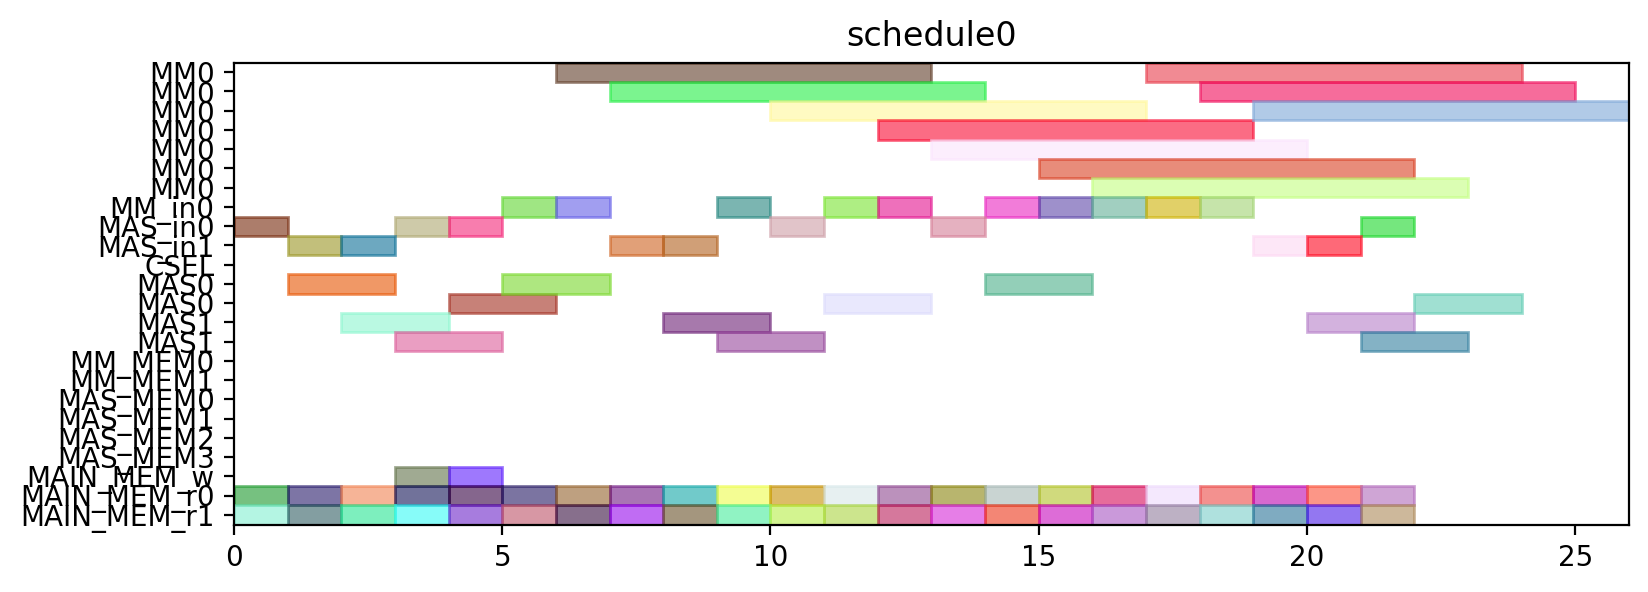

The Python source for this figure:
from pyschedule import Scenario, solvers, plotters, alt


def solve():
	horizon = 120
	S = Scenario("schedule0", horizon=horizon)

	# resource
	MM = S.Resources('MM', num=1, size=7)
	MM_in = S.Resources('MM_in', num=1)
	MAS_in = S.Resources('MAS_in', num=2)
	CSEL = S.Resource('CSEL')
	MAS = S.Resources('MAS', num=2, size=2, periods=range(1, horizon))
	MM_MEM = S.Resources('MM_MEM', num=2)
	MAS_MEM = S.Resources('MAS_MEM', num=4)
	MAIN_MEM_w = S.Resource('MAIN_MEM_w', size=1)
	MAIN_MEM_r = S.Resources('MAIN_MEM_r', num=2)

	# result of previous scheduling

	# new tasks
	c10_t0 = S.Task('c10_t0', length=7, delay_cost=1)
	c10_t0 += alt(MM)
	c10_t0_in = S.Task('c10_t0_in', length=1, delay_cost=1)
	c10_t0_in += alt(MM_in)
	S += c10_t0_in*MM_in[0]<=c10_t0*MM[0]
	c10_t0_mem0 = S.Task('c10_t0_mem0', length=1, delay_cost=1)
	c10_t0_mem0 += MAIN_MEM_r[0]
	S += c10_t0_mem0 <= c10_t0

	c10_t0_mem1 = S.Task('c10_t0_mem1', length=1, delay_cost=1)
	c10_t0_mem1 += MAIN_MEM_r[1]
	S += c10_t0_mem1 <= c10_t0

	c10_t1 = S.Task('c10_t1', length=7, delay_cost=1)
	c10_t1 += alt(MM)
	c10_t1_in = S.Task('c10_t1_in', length=1, delay_cost=1)
	c10_t1_in += alt(MM_in)
	S += c10_t1_in*MM_in[0]<=c10_t1*MM[0]
	c10_t1_mem0 = S.Task('c10_t1_mem0', length=1, delay_cost=1)
	c10_t1_mem0 += MAIN_MEM_r[0]
	S += c10_t1_mem0 <= c10_t1

	c10_t1_mem1 = S.Task('c10_t1_mem1', length=1, delay_cost=1)
	c10_t1_mem1 += MAIN_MEM_r[1]
	S += c10_t1_mem1 <= c10_t1

	c10_t2 = S.Task('c10_t2', length=2, delay_cost=1)
	c10_t2 += alt(MAS)
	c10_t2_in = S.Task('c10_t2_in', length=1, delay_cost=1)
	c10_t2_in += alt(MAS_in)
	S += c10_t2_in*MAS_in[0]<=c10_t2*MAS[0]

	S += c10_t2_in*MAS_in[1]<=c10_t2*MAS[1]

	c10_t2_mem0 = S.Task('c10_t2_mem0', length=1, delay_cost=1)
	c10_t2_mem0 += MAIN_MEM_r[0]
	S += c10_t2_mem0 <= c10_t2

	c10_t2_mem1 = S.Task('c10_t2_mem1', length=1, delay_cost=1)
	c10_t2_mem1 += MAIN_MEM_r[1]
	S += c10_t2_mem1 <= c10_t2

	c10_t3 = S.Task('c10_t3', length=2, delay_cost=1)
	c10_t3 += alt(MAS)
	c10_t3_in = S.Task('c10_t3_in', length=1, delay_cost=1)
	c10_t3_in += alt(MAS_in)
	S += c10_t3_in*MAS_in[0]<=c10_t3*MAS[0]

	S += c10_t3_in*MAS_in[1]<=c10_t3*MAS[1]

	c10_t3_mem0 = S.Task('c10_t3_mem0', length=1, delay_cost=1)
	c10_t3_mem0 += MAIN_MEM_r[0]
	S += c10_t3_mem0 <= c10_t3

	c10_t3_mem1 = S.Task('c10_t3_mem1', length=1, delay_cost=1)
	c10_t3_mem1 += MAIN_MEM_r[1]
	S += c10_t3_mem1 <= c10_t3

	c20_t0 = S.Task('c20_t0', length=7, delay_cost=1)
	c20_t0 += alt(MM)
	c20_t0_in = S.Task('c20_t0_in', length=1, delay_cost=1)
	c20_t0_in += alt(MM_in)
	S += c20_t0_in*MM_in[0]<=c20_t0*MM[0]
	c20_t0_mem0 = S.Task('c20_t0_mem0', length=1, delay_cost=1)
	c20_t0_mem0 += MAIN_MEM_r[0]
	S += c20_t0_mem0 <= c20_t0

	c20_t0_mem1 = S.Task('c20_t0_mem1', length=1, delay_cost=1)
	c20_t0_mem1 += MAIN_MEM_r[1]
	S += c20_t0_mem1 <= c20_t0

	c20_t1 = S.Task('c20_t1', length=7, delay_cost=1)
	c20_t1 += alt(MM)
	c20_t1_in = S.Task('c20_t1_in', length=1, delay_cost=1)
	c20_t1_in += alt(MM_in)
	S += c20_t1_in*MM_in[0]<=c20_t1*MM[0]
	c20_t1_mem0 = S.Task('c20_t1_mem0', length=1, delay_cost=1)
	c20_t1_mem0 += MAIN_MEM_r[0]
	S += c20_t1_mem0 <= c20_t1

	c20_t1_mem1 = S.Task('c20_t1_mem1', length=1, delay_cost=1)
	c20_t1_mem1 += MAIN_MEM_r[1]
	S += c20_t1_mem1 <= c20_t1

	c20_t2 = S.Task('c20_t2', length=2, delay_cost=1)
	c20_t2 += alt(MAS)
	c20_t2_in = S.Task('c20_t2_in', length=1, delay_cost=1)
	c20_t2_in += alt(MAS_in)
	S += c20_t2_in*MAS_in[0]<=c20_t2*MAS[0]

	S += c20_t2_in*MAS_in[1]<=c20_t2*MAS[1]

	c20_t2_mem0 = S.Task('c20_t2_mem0', length=1, delay_cost=1)
	c20_t2_mem0 += MAIN_MEM_r[0]
	S += c20_t2_mem0 <= c20_t2

	c20_t2_mem1 = S.Task('c20_t2_mem1', length=1, delay_cost=1)
	c20_t2_mem1 += MAIN_MEM_r[1]
	S += c20_t2_mem1 <= c20_t2

	c20_t3 = S.Task('c20_t3', length=2, delay_cost=1)
	c20_t3 += alt(MAS)
	c20_t3_in = S.Task('c20_t3_in', length=1, delay_cost=1)
	c20_t3_in += alt(MAS_in)
	S += c20_t3_in*MAS_in[0]<=c20_t3*MAS[0]

	S += c20_t3_in*MAS_in[1]<=c20_t3*MAS[1]

	c20_t3_mem0 = S.Task('c20_t3_mem0', length=1, delay_cost=1)
	c20_t3_mem0 += MAIN_MEM_r[0]
	S += c20_t3_mem0 <= c20_t3

	c20_t3_mem1 = S.Task('c20_t3_mem1', length=1, delay_cost=1)
	c20_t3_mem1 += MAIN_MEM_r[1]
	S += c20_t3_mem1 <= c20_t3

	c01_t0 = S.Task('c01_t0', length=7, delay_cost=1)
	c01_t0 += alt(MM)
	c01_t0_in = S.Task('c01_t0_in', length=1, delay_cost=1)
	c01_t0_in += alt(MM_in)
	S += c01_t0_in*MM_in[0]<=c01_t0*MM[0]
	c01_t0_mem0 = S.Task('c01_t0_mem0', length=1, delay_cost=1)
	c01_t0_mem0 += MAIN_MEM_r[0]
	S += c01_t0_mem0 <= c01_t0

	c01_t0_mem1 = S.Task('c01_t0_mem1', length=1, delay_cost=1)
	c01_t0_mem1 += MAIN_MEM_r[1]
	S += c01_t0_mem1 <= c01_t0

	c01_t1 = S.Task('c01_t1', length=7, delay_cost=1)
	c01_t1 += alt(MM)
	c01_t1_in = S.Task('c01_t1_in', length=1, delay_cost=1)
	c01_t1_in += alt(MM_in)
	S += c01_t1_in*MM_in[0]<=c01_t1*MM[0]
	c01_t1_mem0 = S.Task('c01_t1_mem0', length=1, delay_cost=1)
	c01_t1_mem0 += MAIN_MEM_r[0]
	S += c01_t1_mem0 <= c01_t1

	c01_t1_mem1 = S.Task('c01_t1_mem1', length=1, delay_cost=1)
	c01_t1_mem1 += MAIN_MEM_r[1]
	S += c01_t1_mem1 <= c01_t1

	c01_t2 = S.Task('c01_t2', length=2, delay_cost=1)
	c01_t2 += alt(MAS)
	c01_t2_in = S.Task('c01_t2_in', length=1, delay_cost=1)
	c01_t2_in += alt(MAS_in)
	S += c01_t2_in*MAS_in[0]<=c01_t2*MAS[0]

	S += c01_t2_in*MAS_in[1]<=c01_t2*MAS[1]

	c01_t2_mem0 = S.Task('c01_t2_mem0', length=1, delay_cost=1)
	c01_t2_mem0 += MAIN_MEM_r[0]
	S += c01_t2_mem0 <= c01_t2

	c01_t2_mem1 = S.Task('c01_t2_mem1', length=1, delay_cost=1)
	c01_t2_mem1 += MAIN_MEM_r[1]
	S += c01_t2_mem1 <= c01_t2

	c01_t3 = S.Task('c01_t3', length=2, delay_cost=1)
	c01_t3 += alt(MAS)
	c01_t3_in = S.Task('c01_t3_in', length=1, delay_cost=1)
	c01_t3_in += alt(MAS_in)
	S += c01_t3_in*MAS_in[0]<=c01_t3*MAS[0]

	S += c01_t3_in*MAS_in[1]<=c01_t3*MAS[1]

	c01_t3_mem0 = S.Task('c01_t3_mem0', length=1, delay_cost=1)
	c01_t3_mem0 += MAIN_MEM_r[0]
	S += c01_t3_mem0 <= c01_t3

	c01_t3_mem1 = S.Task('c01_t3_mem1', length=1, delay_cost=1)
	c01_t3_mem1 += MAIN_MEM_r[1]
	S += c01_t3_mem1 <= c01_t3

	c11_t0 = S.Task('c11_t0', length=7, delay_cost=1)
	c11_t0 += alt(MM)
	c11_t0_in = S.Task('c11_t0_in', length=1, delay_cost=1)
	c11_t0_in += alt(MM_in)
	S += c11_t0_in*MM_in[0]<=c11_t0*MM[0]
	c11_t0_mem0 = S.Task('c11_t0_mem0', length=1, delay_cost=1)
	c11_t0_mem0 += MAIN_MEM_r[0]
	S += c11_t0_mem0 <= c11_t0

	c11_t0_mem1 = S.Task('c11_t0_mem1', length=1, delay_cost=1)
	c11_t0_mem1 += MAIN_MEM_r[1]
	S += c11_t0_mem1 <= c11_t0

	c11_t1 = S.Task('c11_t1', length=7, delay_cost=1)
	c11_t1 += alt(MM)
	c11_t1_in = S.Task('c11_t1_in', length=1, delay_cost=1)
	c11_t1_in += alt(MM_in)
	S += c11_t1_in*MM_in[0]<=c11_t1*MM[0]
	c11_t1_mem0 = S.Task('c11_t1_mem0', length=1, delay_cost=1)
	c11_t1_mem0 += MAIN_MEM_r[0]
	S += c11_t1_mem0 <= c11_t1

	c11_t1_mem1 = S.Task('c11_t1_mem1', length=1, delay_cost=1)
	c11_t1_mem1 += MAIN_MEM_r[1]
	S += c11_t1_mem1 <= c11_t1

	c11_t2 = S.Task('c11_t2', length=2, delay_cost=1)
	c11_t2 += alt(MAS)
	c11_t2_in = S.Task('c11_t2_in', length=1, delay_cost=1)
	c11_t2_in += alt(MAS_in)
	S += c11_t2_in*MAS_in[0]<=c11_t2*MAS[0]

	S += c11_t2_in*MAS_in[1]<=c11_t2*MAS[1]

	c11_t2_mem0 = S.Task('c11_t2_mem0', length=1, delay_cost=1)
	c11_t2_mem0 += MAIN_MEM_r[0]
	S += c11_t2_mem0 <= c11_t2

	c11_t2_mem1 = S.Task('c11_t2_mem1', length=1, delay_cost=1)
	c11_t2_mem1 += MAIN_MEM_r[1]
	S += c11_t2_mem1 <= c11_t2

	c11_t3 = S.Task('c11_t3', length=2, delay_cost=1)
	c11_t3 += alt(MAS)
	c11_t3_in = S.Task('c11_t3_in', length=1, delay_cost=1)
	c11_t3_in += alt(MAS_in)
	S += c11_t3_in*MAS_in[0]<=c11_t3*MAS[0]

	S += c11_t3_in*MAS_in[1]<=c11_t3*MAS[1]

	c11_t3_mem0 = S.Task('c11_t3_mem0', length=1, delay_cost=1)
	c11_t3_mem0 += MAIN_MEM_r[0]
	S += c11_t3_mem0 <= c11_t3

	c11_t3_mem1 = S.Task('c11_t3_mem1', length=1, delay_cost=1)
	c11_t3_mem1 += MAIN_MEM_r[1]
	S += c11_t3_mem1 <= c11_t3

	c21_t0 = S.Task('c21_t0', length=7, delay_cost=1)
	c21_t0 += alt(MM)
	c21_t0_in = S.Task('c21_t0_in', length=1, delay_cost=1)
	c21_t0_in += alt(MM_in)
	S += c21_t0_in*MM_in[0]<=c21_t0*MM[0]
	c21_t0_mem0 = S.Task('c21_t0_mem0', length=1, delay_cost=1)
	c21_t0_mem0 += MAIN_MEM_r[0]
	S += c21_t0_mem0 <= c21_t0

	c21_t0_mem1 = S.Task('c21_t0_mem1', length=1, delay_cost=1)
	c21_t0_mem1 += MAIN_MEM_r[1]
	S += c21_t0_mem1 <= c21_t0

	c21_t1 = S.Task('c21_t1', length=7, delay_cost=1)
	c21_t1 += alt(MM)
	c21_t1_in = S.Task('c21_t1_in', length=1, delay_cost=1)
	c21_t1_in += alt(MM_in)
	S += c21_t1_in*MM_in[0]<=c21_t1*MM[0]
	c21_t1_mem0 = S.Task('c21_t1_mem0', length=1, delay_cost=1)
	c21_t1_mem0 += MAIN_MEM_r[0]
	S += c21_t1_mem0 <= c21_t1

	c21_t1_mem1 = S.Task('c21_t1_mem1', length=1, delay_cost=1)
	c21_t1_mem1 += MAIN_MEM_r[1]
	S += c21_t1_mem1 <= c21_t1

	c21_t2 = S.Task('c21_t2', length=2, delay_cost=1)
	c21_t2 += alt(MAS)
	c21_t2_in = S.Task('c21_t2_in', length=1, delay_cost=1)
	c21_t2_in += alt(MAS_in)
	S += c21_t2_in*MAS_in[0]<=c21_t2*MAS[0]

	S += c21_t2_in*MAS_in[1]<=c21_t2*MAS[1]

	c21_t2_mem0 = S.Task('c21_t2_mem0', length=1, delay_cost=1)
	c21_t2_mem0 += MAIN_MEM_r[0]
	S += c21_t2_mem0 <= c21_t2

	c21_t2_mem1 = S.Task('c21_t2_mem1', length=1, delay_cost=1)
	c21_t2_mem1 += MAIN_MEM_r[1]
	S += c21_t2_mem1 <= c21_t2

	c21_t3 = S.Task('c21_t3', length=2, delay_cost=1)
	c21_t3 += alt(MAS)
	c21_t3_in = S.Task('c21_t3_in', length=1, delay_cost=1)
	c21_t3_in += alt(MAS_in)
	S += c21_t3_in*MAS_in[0]<=c21_t3*MAS[0]

	S += c21_t3_in*MAS_in[1]<=c21_t3*MAS[1]

	c21_t3_mem0 = S.Task('c21_t3_mem0', length=1, delay_cost=1)
	c21_t3_mem0 += MAIN_MEM_r[0]
	S += c21_t3_mem0 <= c21_t3

	c21_t3_mem1 = S.Task('c21_t3_mem1', length=1, delay_cost=1)
	c21_t3_mem1 += MAIN_MEM_r[1]
	S += c21_t3_mem1 <= c21_t3

	c000 = S.Task('c000', length=2, delay_cost=1)
	c000 += alt(MAS)
	c000_in = S.Task('c000_in', length=1, delay_cost=1)
	c000_in += alt(MAS_in)
	S += c000_in*MAS_in[0]<=c000*MAS[0]

	S += c000_in*MAS_in[1]<=c000*MAS[1]

	S += 0<c000

	c000_w = S.Task('c000_w', length=1, delay_cost=1)
	c000_w += alt(MAIN_MEM_w)
	S += c000 <= c000_w

	c000_mem0 = S.Task('c000_mem0', length=1, delay_cost=1)
	c000_mem0 += MAIN_MEM_r[0]
	S += c000_mem0 <= c000

	c000_mem1 = S.Task('c000_mem1', length=1, delay_cost=1)
	c000_mem1 += MAIN_MEM_r[1]
	S += c000_mem1 <= c000

	c001 = S.Task('c001', length=2, delay_cost=1)
	c001 += alt(MAS)
	c001_in = S.Task('c001_in', length=1, delay_cost=1)
	c001_in += alt(MAS_in)
	S += c001_in*MAS_in[0]<=c001*MAS[0]

	S += c001_in*MAS_in[1]<=c001*MAS[1]

	S += 0<c001

	c001_w = S.Task('c001_w', length=1, delay_cost=1)
	c001_w += alt(MAIN_MEM_w)
	S += c001 <= c001_w

	c001_mem0 = S.Task('c001_mem0', length=1, delay_cost=1)
	c001_mem0 += MAIN_MEM_r[0]
	S += c001_mem0 <= c001

	c001_mem1 = S.Task('c001_mem1', length=1, delay_cost=1)
	c001_mem1 += MAIN_MEM_r[1]
	S += c001_mem1 <= c001

	solvers.mip.solve(S,msg=1,kind='CPLEX',ratio_gap=1.01)

	solution = [['hoge']*len(S.solution()[1]) for i in range(len(S.solution()))]
	for i in range(len(S.solution())):
		for j in range(len(S.solution()[i])):
			solution[i][j]=str(S.solution()[i][j])
	print(solution)

	cycles = int(solution[-1][3])

	pic_file_name = "/mnt/rose/usr1/fukuda/ABE/multiRAM_multiMAS_16mux/scheduling_result/stage7MM1_stage2MAS2/FROB/schedule0.png"
	if(S.solution() != []):
		plotters.matplotlib.plot(S,img_filename=pic_file_name, show_task_labels=False, fig_size=(cycles*0.25+3, 3))

	return solution
